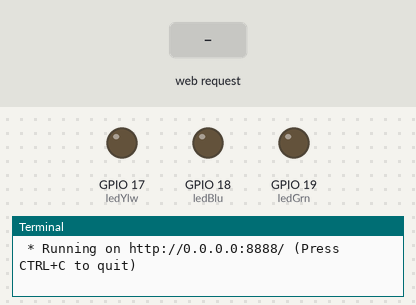
Simulated run of this program. Board: Raspberry Pi (BCM pin numbers). On the bench: output pins drawn as LEDs (lit = HIGH), the last lines printed to the terminal. The inputs (shaded band) are chosen by the test bench. The clock reads 2024-03-15 10:24:30 at power-on unless the program sets it.

Above: at 1.2 s.
1.3 s: HTTP request for /ledBlu/on received
At 1.7 s:
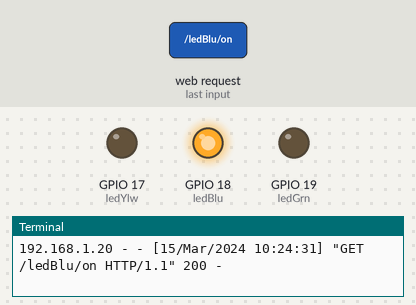
2.8 s: HTTP request for /ledYlw/on received
At 4.0 s:
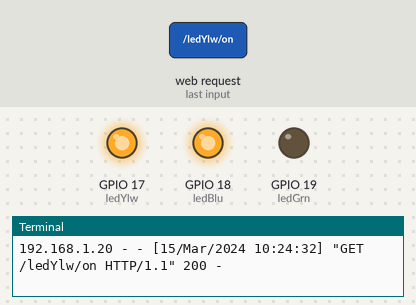
4.3 s: HTTP request for /ledGrn/on received
At 5.2 s:
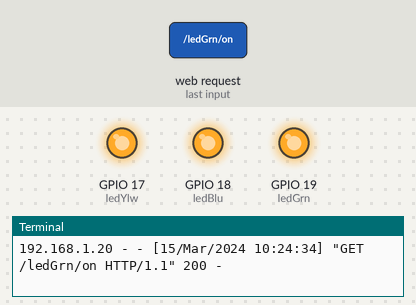
5.8 s: HTTP request for /ledBlu/off received
At 6.4 s:
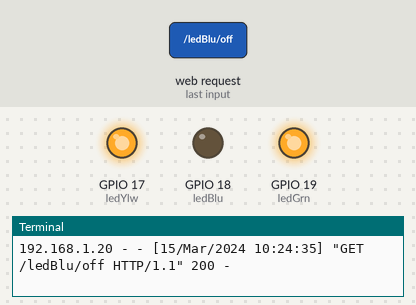
7.3 s: HTTP request for /ledYlw/off received
At 8.5 s:
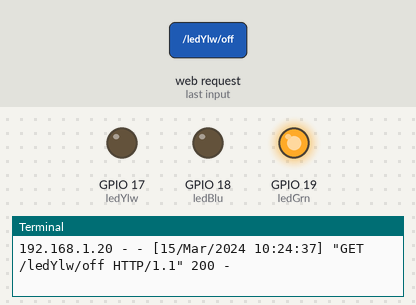
8.8 s: HTTP request for /ledBlu/on received
At 9.8 s:
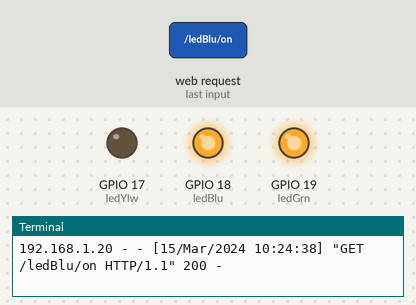
Timing chart, 0 to 11.3 s (numbered marks = the images above; inputs shaded):
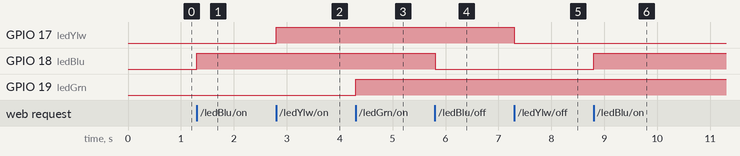

The program:

app.py
```python
import RPi.GPIO as GPIO
from flask import Flask, render_template, request

app = Flask(__name__)

GPIO.setmode(GPIO.BCM)
GPIO.setwarnings(False)

ledYlw = 17
ledGrn = 19
ledBlu = 18

ledYlwSts = 0
ledGrnSts = 0
ledBluSts = 0

GPIO.setup(ledYlw, GPIO.OUT)
GPIO.setup(ledGrn, GPIO.OUT)
GPIO.setup(ledBlu, GPIO.OUT)

GPIO.output(ledYlw, GPIO.LOW)
GPIO.output(ledGrn, GPIO.LOW)
GPIO.output(ledBlu, GPIO.LOW)

@app.route("/")
def index():
    ledBluSts = GPIO.input(ledBlu)
    ledYlwSts = GPIO.input(ledYlw)
    ledGrnSts = GPIO.input(ledGrn)
    templateData = {
        'title': 'GPIO output status',
        'ledBlu': ledBluSts,
        'ledYlw': ledYlwSts,
        'ledGrn': ledGrnSts,
    }
    return render_template('index.html', **templateData)

@app.route("/<deviceName>/<action>")
def action(deviceName, action):
    if deviceName == 'ledBlu':
        actuator = ledBlu
    if deviceName == 'ledYlw':
        actuator = ledYlw
    if deviceName == 'ledGrn':
        actuator = ledGrn

    if action == "on":
        GPIO.output(actuator, GPIO.HIGH)
    if action == "off":
        GPIO.output(actuator, GPIO.LOW)

    ledBluSts = GPIO.input(ledBlu)
    ledYlwSts = GPIO.input(ledYlw)
    ledGrnSts = GPIO.input(ledGrn)

    templateData = {
        'ledBlu': ledBluSts,
        'ledYlw': ledYlwSts,
        'ledGrn': ledGrnSts,
    }
    return render_template('index.html', **templateData)

if __name__ == "__main__":
    app.run(host='0.0.0.0', port=8888, debug=True)    
```

Measured:
- after the input at 1.3 s, GPIO 18 (ledBlu): LOW → HIGH at once
- after the input at 2.8 s, GPIO 17 (ledYlw): LOW → HIGH at once
- after the input at 4.3 s, GPIO 19 (ledGrn): LOW → HIGH at once
- after the input at 5.8 s, GPIO 18 (ledBlu): HIGH → LOW at once
- after the input at 7.3 s, GPIO 17 (ledYlw): HIGH → LOW at once
- after the input at 8.8 s, GPIO 18 (ledBlu): LOW → HIGH at once
